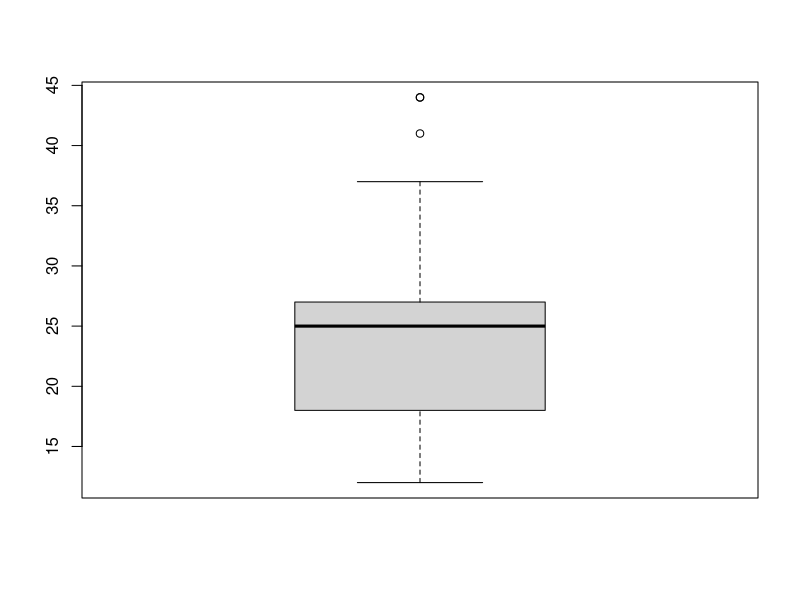
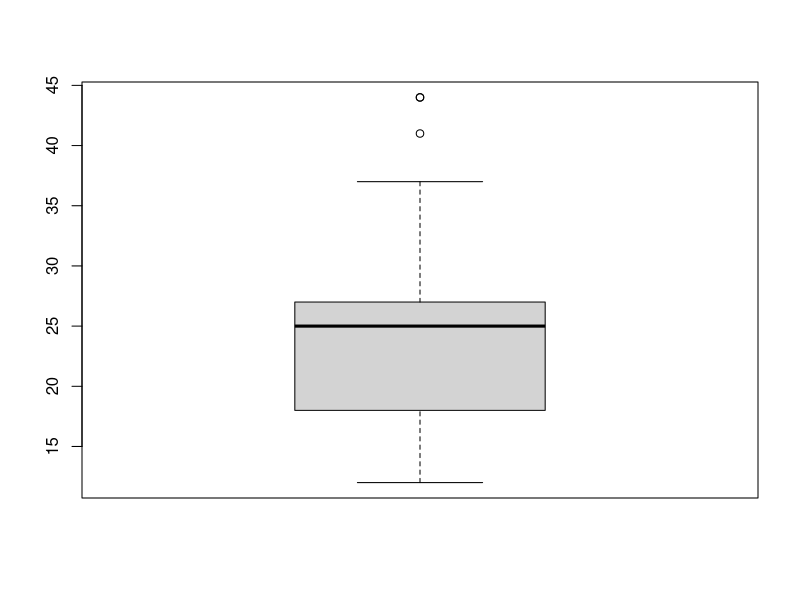
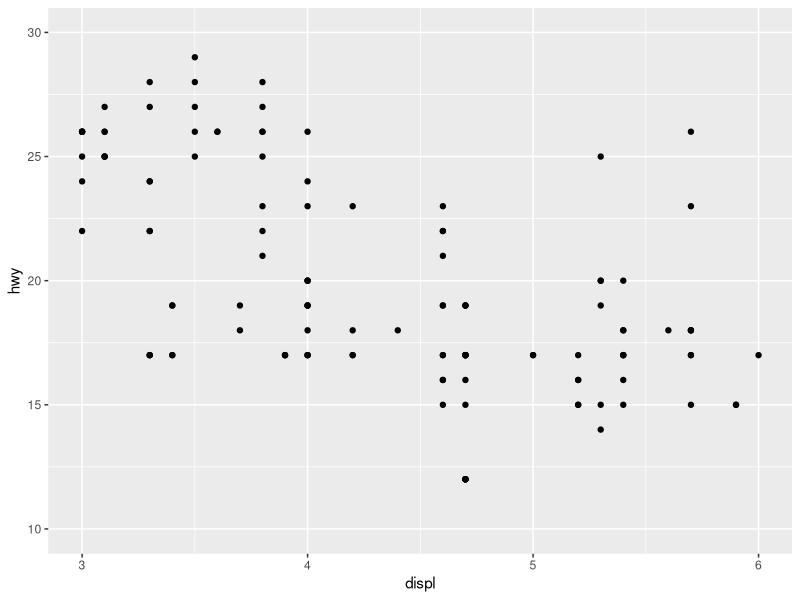
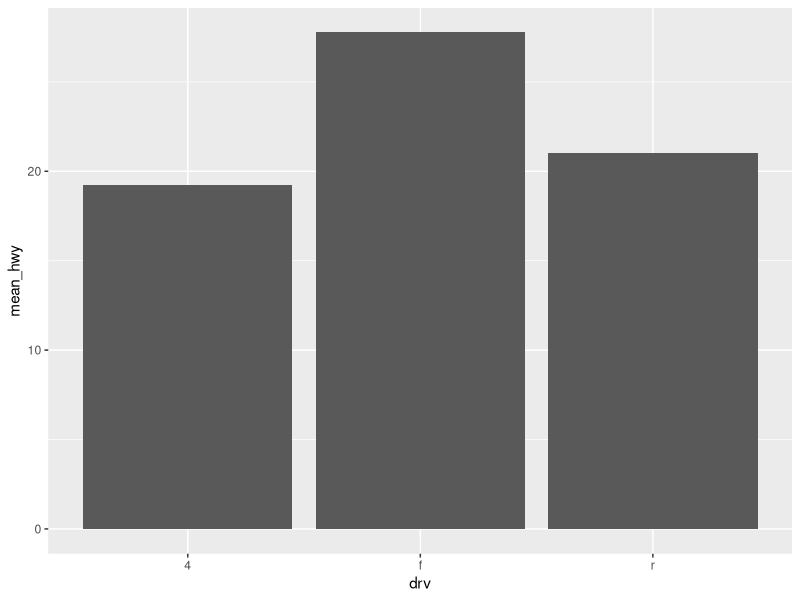
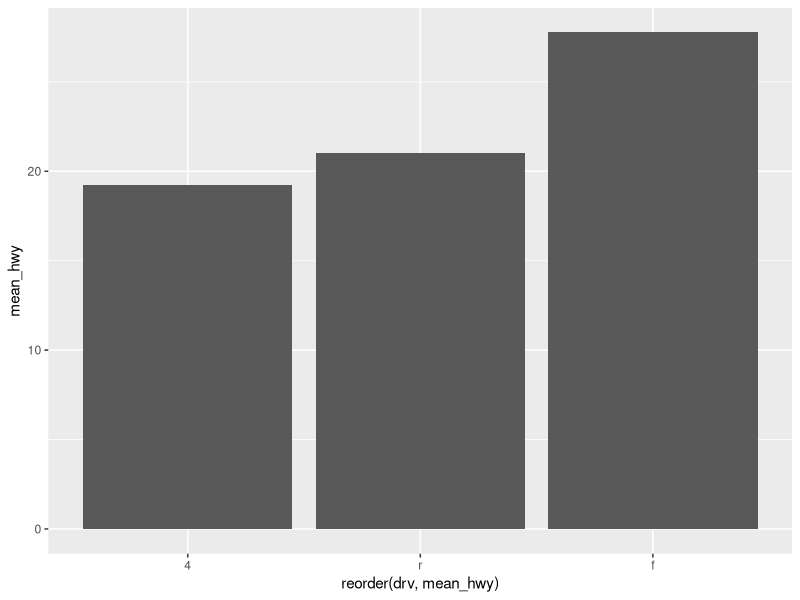
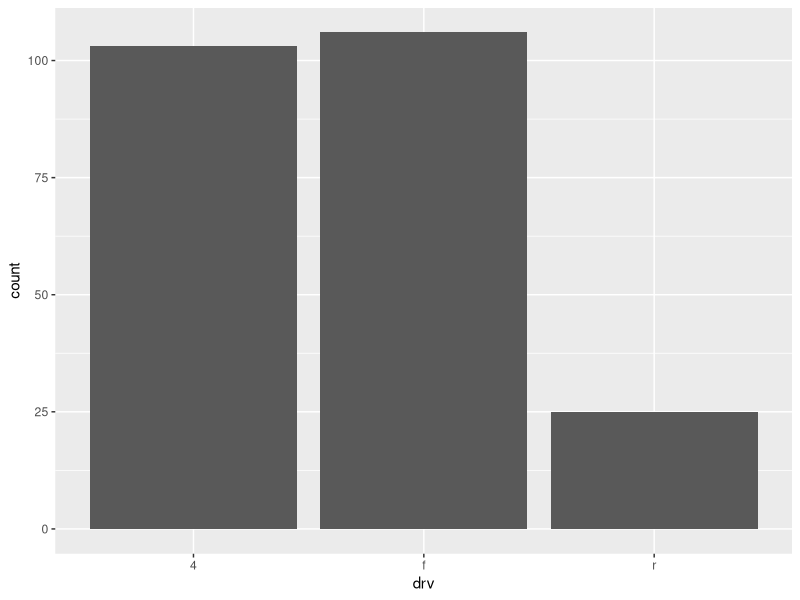
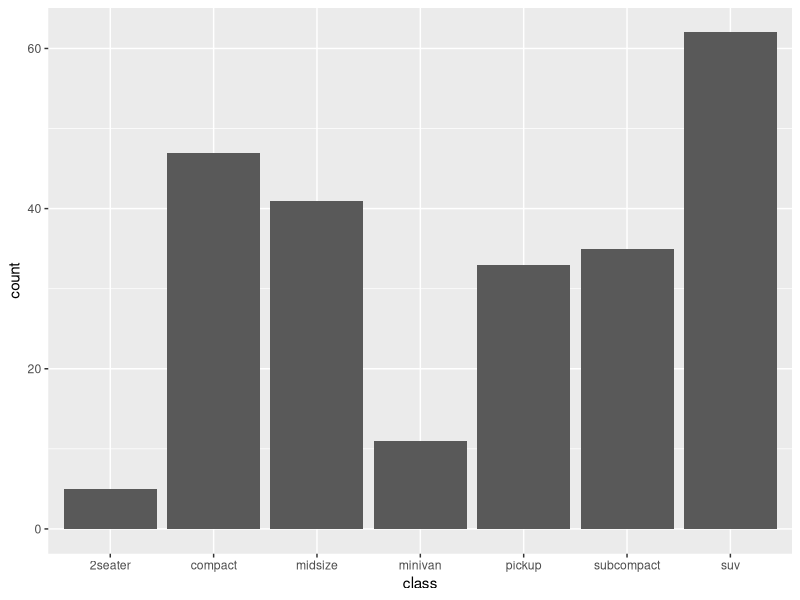
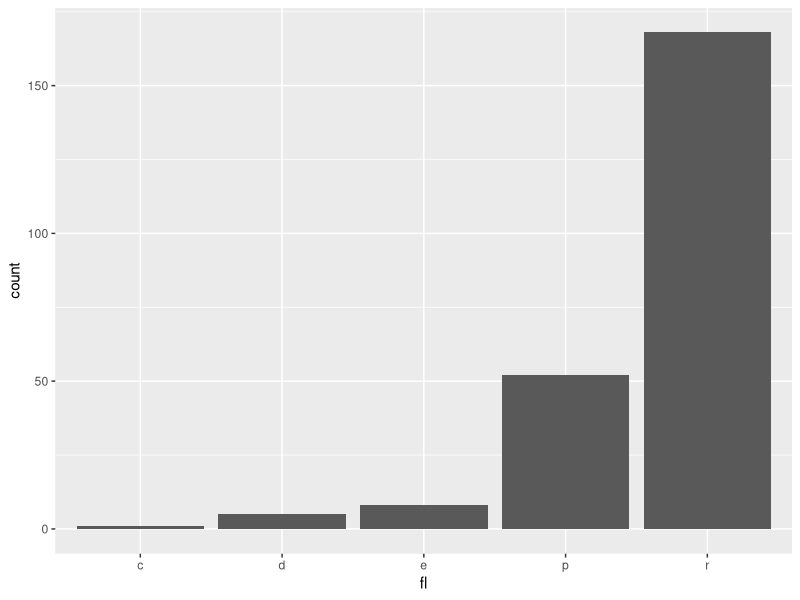

Recreate these plots in R, in order.
# 10일차 수업 - 20190729(월)

library(dplyr)
library(ggplot2)
library(readxl)

# < 결측치 데이터 처리 확인 학습 >
mpg <- as.data.frame(ggplot2::mpg)
View(mpg)
mpg[c(65, 124, 131, 153, 212), "hwy"] <- NA

# 1. 구동방식별로 고속도로연비 평균이 어떻게 다른지 알아보려고 합니다. 분석을 하기 전에 두 변수에 결측치 데이터가 있는지 확인해야 합니다. drv변수와 hwy변수에 결측치가 몇 개 있는지 알아보시오.
table(is.na(mpg$drv))
table(is.na(mpg$hwy))

# 2. filter()를 이용하여 hwy변수의 결측치 데이터를 제외하고, 어떤 구동 방식의 hwy 평균이 높은지 확인하시오.
mpg_nomissing <- mpg %>% filter(!is.na(hwy)) %>% 
  group_by(drv) %>% 
  summarise(drv_hwy = mean(hwy)) %>% 
  arrange(-drv_hwy)
View(mpg_nomissing)

#####
# 이상치(outlier) - 존재할 수 없는 값, 극단적인 값(정상적인 범위를 벗어난 값)

# 1. 이상치 데이터를 판별
# sex - 남:1, 여:2, 3: outlier
# score - 1~5사이의 값, 6이상은 outlier
outlier <- data.frame(sex = c(1, 2, 1, 3, 2, 1), 
                     score = c(5, 4, 3, 4, 2, 6))
outlier

table(outlier$sex)
table(outlier$scroe)

# 2. 이상치를 결측치 변경
outlier$sex <- ifelse(!outlier$sex %in% c(1, 2), NA, outlier$sex)
outlier$score <- ifelse(outlier$score <= 0 | outlier$score >= 6, NA, outlier$score)
outlier

# 3. 분석 작업 - 성별에 따른 score 평균
outlier_sex <- outlier %>% filter(!is.na(sex) & !is.na(score)) %>% group_by(sex) %>% summarise(sex_mean = mean(score))
outlier_sex

# 상자그림
# 밑에서부터 하단 극단치 0%, 1분위수 25%, 2분위수 50%, 3분위수 75%, 상단 극단치 100%, 그 이외의 값은 outlier
# 1. 이상치 확인
boxplot(mpg$hwy)

boxplot(mpg$hwy)$stats # 상자그림에서의 각 분위수에 해당하는 값을 출력

# 2. 이상치를 처리 -> 결측치 변경, 결측치 확인
mpg$hwy <- ifelse(mpg$hwy < 12 | mpg$hwy > 37, NA, mpg$hwy)
table(is.na(mpg$hwy))

# 3. 구동방식별 고속도로 연비의 평균을 높은순으로 확인
mpg %>% 
  filter(!is.na(hwy)) %>% 
  group_by(drv) %>% 
  summarise(mean_drv = mean(hwy)) %>% 
  arrange(-mean_drv)

mpg %>% 
  group_by(drv) %>% 
  summarise(mean_hwy = mean(hwy, na.rm = T)) %>% 
  arrange(-mean_hwy)

##########

# 그래프 만들기 - ggplot2 패키지 안에 포함되어 있는 함수

# 1. 산점도 - x축, y축에 점으로 데이터를 표현, 변수와 변수와의 관계를 나타낼 때 사용
# 배기량(displ)별 고속도로 연비(hwy)를 산점도 표현
# x축: displ, y축: hwy
ggplot(data = mpg, aes(x = displ, y = hwy)) + # 데이터, 축
  geom_point() + # 그래프의 종류
  xlim(3, 6) + # x축의 범위
  ylim(10, 30) # y축의 범위

# 2. 막대 그래프 - 데이터의 크기를 막대로 표현, 변수(그룹)간의 차이를 나타낼 때 사용
# 구동방식별 고속도로 연비의 평균을 막대 그래프로 표현
mpg_drv <- mpg %>% 
  group_by(drv) %>% 
  summarise(mean_hwy = mean(hwy, na.rm = T))

mpg_drv

ggplot(data = mpg_drv, aes(x = drv, y = mean_hwy)) + geom_col() # 정렬 X

ggplot(data = mpg_drv, aes(x = reorder(drv, mean_hwy), y = mean_hwy)) + geom_col() # 오름차순 정렬

# 2-1. 막대 그래프 - 단순히 빈도를 누적하여 나타내는 그래프
# 구동방식(drv)에 따른 빈도수
ggplot(data = mpg, aes(x = drv)) + geom_bar()
table(mpg$drv)

# 차종에 따른 빈도수
ggplot(data = mpg, aes(x = class)) + geom_bar()
table(mpg$class)

# 연료에 따른 빈도수
ggplot(data = mpg, aes(x = fl)) + geom_bar()
table(mpg$fl)

# geom_col() - 요약 정보(통계 정보)
# geom_bar() - 원재료의 정보를 그대로 표현(빈도)

# < 산점도 확인학습 >
mpg <- as.data.frame(ggplot2::mpg)
# 1. mpg에서 도시연비와 고속도로연비 간에 어떤 관계가 있는지 확인하려고 합니다. x축은 cty, y축은 hwy로 된 산점도를 만들어 보시오.
ggplot(data = mpg, aes(x = cty, y = hwy)) + geom_point()

# 2. midwest에서 전체 인구와 아시아인 인구 간에 어떤 관계가 있는지 확인하려고 합니다. x축은 poptotal, y축은 popasian로 된 산점도를 만들어 보시오. 전체 인구는 50만명 이하, 아시아인 인구는 1만명 이하인 지역만 산점도에 표시되도록 설정하시오.
View(midwest)
ggplot(data = midwest, aes(x = poptotal, y = popasian)) +
  geom_point() +
  xlim(0, 500000) +
  ylim(0, 10000)

# < 막대 그래프 확인학습 >
# 1. 어떤 회사에서 생산한 "suv"차종의 도시연비가 높은지 확인하려고 합니다. "suv" 차종을 대상으로 평균 도시연비가 가장 높은 회사 다섯 곳을 막대 그래프로 표현하시오. 막대는 연비가 높은 순으로 정렬하여 표현하시오.
mpg_bar <- mpg %>% 
  filter(class == "suv") %>% 
  group_by(manufacturer) %>% 
  summarise(mean_cty = mean(cty)) %>% 
  arrange(-mean_cty) %>% 
  head(5)

ggplot(data = mpg_bar, aes(x = reorder(manufacturer, mean_cty), y = mean_cty)) + geom_col()

# 2. 자동차 중에서 어떤 차종이 많은지 알아보려고 합니다. 자동차 종류별 빈도를 표현한 막대그래프를 만들어보시오.
ggplot(data = mpg, aes(x = class)) + geom_bar()
